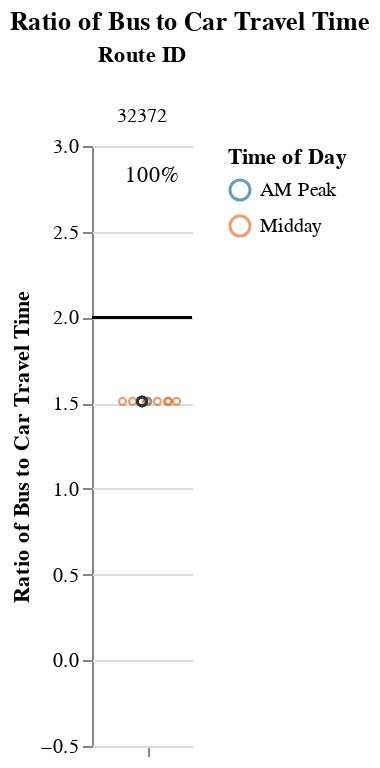
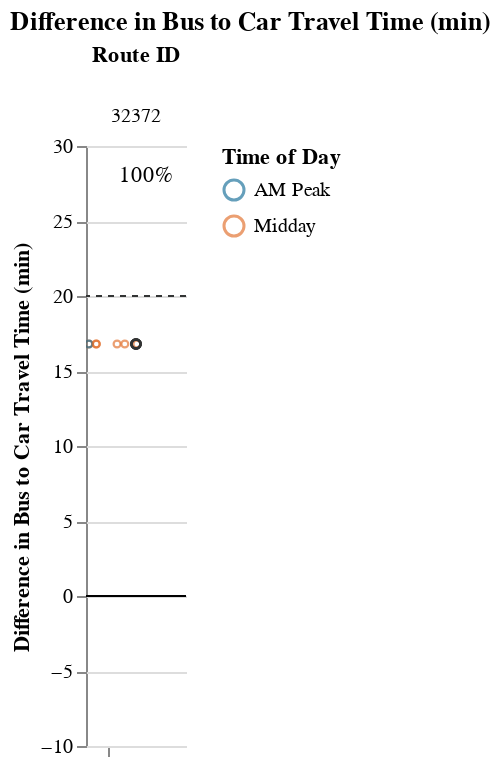

Notebook code for these charts, in order:
### Markdown cell above
## Viable Competitive Routes
### Short Routes (< 1 hr)

### Code cell
# Allow for possibility that operator doesn't have routes that fall into certain route_groups
# But, jupyterbook will not like markdown with f-string
# separate out route_group and put in each cell, and use try/except + if to display...
# but all 3 route groups must be displayed. just add sentence about why no routes were returned at the end
route_group = "short"
try:
    display_charts_for_route_group(df, route_group)
except:
    print("No routes meet this criteria.")

### Figure 1 — Vega-Lite specification as saved in the notebook (floating-point values rounded to 4 significant figures)
{"config": {"view": {"continuousWidth": 400, "continuousHeight": 300, "stroke": null}, "facet": {"spacing": 0}}, "data": {"name": "data-b8c51d848fb29a59907f112a77143031"}, "facet": {"column": {"field": "route_id", "sort": ["32372"], "title": "Route ID", "type": "nominal"}}, "spec": {"layer": [{"mark": "rule", "encoding": {"color": {"value": "black"}, "y": {"field": "cutoff", "type": "quantitative"}}, "selection": {"selector001": {"type": "interval", "bind": "scales", "encodings": ["x", "y"]}}}, {"mark": {"type": "point", "opacity": 0.65, "size": 12, "strokeWidth": 1.1}, "encoding": {"color": {"field": "time_of_day", "scale": {"range": ["#136C97", "#E16B26", "#F6BF16", "#00896B", "#7790A3", "#5B559C"]}, "sort": ["AM Peak", "Midday", "PM Peak", "Owl Service"], "title": "Time of Day", "type": "nominal"}, "tooltip": [{"field": "route_id", "type": "nominal"}, {"field": "route_name", "type": "nominal"}, {"field": "trip_id", "type": "nominal"}, {"field": "service_hours", "type": "quantitative"}, {"field": "car_duration_hours", "type": "quantitative"}, {"field": "bus_multiplier", "type": "quantitative"}, {"field": "bus_difference", "type": "quantitative"}, {"field": "num_trips", "type": "quantitative"}, {"field": "num_competitive", "type": "quantitative"}, {"field": "pct_trips_competitive", "type": "quantitative"}, {"field": "p25", "type": "quantitative"}, {"field": "p50", "type": "quantitative"}, {"field": "p75", "type": "quantitative"}], "x": {"axis": {"grid": false, "labels": false, "ticks": true, "values": [0]}, "field": "jitter", "scale": {}, "title": null, "type": "quantitative"}, "y": {"field": "bus_multiplier", "scale": {"domain": [-0.25, 3.0]}, "title": "Ratio of Bus to Car Travel Time", "type": "quantitative"}}, "transform": [{"calculate": "sqrt(-2*log(random()))*cos(2*PI*random())", "as": "jitter"}], "width": 50}, {"layer": [{"mark": {"type": "point", "opacity": 0.6, "size": 20, "strokeWidth": 1.3}, "encoding": {"color": {"value": "#323434"}, "y": {"field": "bus_multiplier", "type": "quantitative"}}, "transform": [{"filter": "(datum.p50_trip === 1)"}]}, {"mark": {"type": "text", "align": "center", "baseline": "middle"}, "encoding": {"color": {"value": "black"}, "text": {"field": "pct_trips_competitive", "format": ".0%", "type": "quantitative"}, "tooltip": [{"field": "route_id", "type": "nominal"}, {"field": "route_name", "type": "nominal"}, {"field": "trip_id", "type": "nominal"}, {"field": "service_hours", "type": "quantitative"}, {"field": "car_duration_hours", "type": "quantitative"}, {"field": "bus_multiplier", "type": "quantitative"}, {"field": "bus_difference", "type": "quantitative"}, {"field": "num_trips", "type": "quantitative"}, {"field": "num_competitive", "type": "quantitative"}, {"field": "pct_trips_competitive", "type": "quantitative"}, {"field": "p25", "type": "quantitative"}, {"field": "p50", "type": "quantitative"}, {"field": "p75", "type": "quantitative"}], "x": {"value": 30}, "y": {"value": 15}}, "transform": [{"calculate": "sqrt(-2*log(random()))*cos(2*PI*random())", "as": "jitter"}, {"filter": "(datum.fastest_trip === 1)"}]}]}]}, "resolve": {"scale": {"y": "shared"}}, "title": "Ratio of Bus to Car Travel Time", "$schema": "https://vega.github.io/schema/vega-lite/v4.17.0.json", "datasets": {"data-b8c51d848fb29a59907f112a77143031": [{"calitp_itp_id": 23, "trip_key": -495063191518700983, "trip_id": "t_1945294_b_33000_tn_5", "shape_id": "p_1303321", "route_id": "32372", "service_hours": 0.83, "trip_first_departure_ts": 46800, "trip_last_arrival_ts": 49800, "departure_hour": 13, "time_of_day": "Midday", "p25": 0.83, "p50": 0.83, "p75": 0.83, "p50_trip": 1, "fastest_trip": 0, "car_duration_hours": 0.55, "competitive_route": 1, "bus_multiplier": 1.51, "bus_difference": 16.8, "num_trips": 8, "num_competitive": 8, "pct_trips_competitive": 1.0, "bus_difference_spread": 0.0, "route_group": "short", "max_trip_hrs": 0.83, "max_trip_route_group": 0.83, "below_cutoff": 8, "pct_below_cutoff": 1.0, "name": "City of Auburn", "caltrans_district": "03 - Marysville", "drmt_organization_name": null, "route_name": "Auburn Loop", "cutoff2": 20, "cutoff": 2}, {"calitp_itp_id": 23, "trip_key": 3451147569583601527, "trip_id": "t_1945294_b_33000_tn_7", "shape_id": "p_1303321", "route_id": "32372", "service_hours": 0.83, "trip_first_departure_ts": 54000, "trip_last_arrival_ts": 57000, "departure_hour": 15, "time_of_day": "Midday", "p25": 0.83, "p50": 0.83, "p75": 0.83, "p50_trip": 1, "fastest_trip": 0, "car_duration_hours": 0.55, "competitive_route": 1, "bus_multiplier": 1.51, "bus_difference": 16.8, "num_trips": 8, "num_competitive": 8, "pct_trips_competitive": 1.0, "bus_difference_spread": 0.0, "route_group": "short", "max_trip_hrs": 0.83, "max_trip_route_group": 0.83, "below_cutoff": 8, "pct_below_cutoff": 1.0, "name": "City of Auburn", "caltrans_district": "03 - Marysville", "drmt_organization_name": null, "route_name": "Auburn Loop", "cutoff2": 20, "cutoff": 2}, {"calitp_itp_id": 23, "trip_key": 7840736089326840615, "trip_id": "t_1945294_b_33000_tn_3", "shape_id": "p_1303321", "route_id": "32372", "service_hours": 0.83, "trip_first_departure_ts": 39600, "trip_last_arrival_ts": 42600, "departure_hour": 11, "time_of_day": "Midday", "p25": 0.83, "p50": 0.83, "p75": 0.83, "p50_trip": 1, "fastest_trip": 0, "car_duration_hours": 0.55, "competitive_route": 1, "bus_multiplier": 1.51, "bus_difference": 16.8, "num_trips": 8, "num_competitive": 8, "pct_trips_competitive": 1.0, "bus_difference_spread": 0.0, "route_group": "short", "max_trip_hrs": 0.83, "max_trip_route_group": 0.83, "below_cutoff": 8, "pct_below_cutoff": 1.0, "name": "City of Auburn", "caltrans_district": "03 - Marysville", "drmt_organization_name": null, "route_name": "Auburn Loop", "cutoff2": 20, "cutoff": 2}, {"calitp_itp_id": 23, "trip_key": -5716356275589899007, "trip_id": "t_1945294_b_33000_tn_8", "shape_id": "p_1303321", "route_id": "32372", "service_hours": 0.83, "trip_first_departure_ts": 57600, "trip_last_arrival_ts": 60600, "departure_hour": 16, "time_of_day": "Midday", "p25": 0.83, "p50": 0.83, "p75": 0.83, "p50_trip": 1, "fastest_trip": 1, "car_duration_hours": 0.55, "competitive_route": 1, "bus_multiplier": 1.51, "bus_difference": 16.8, "num_trips": 8, "num_competitive": 8, "pct_trips_competitive": 1.0, "bus_difference_spread": 0.0, "route_group": "short", "max_trip_hrs": 0.83, "max_trip_route_group": 0.83, "below_cutoff": 8, "pct_below_cutoff": 1.0, "name": "City of Auburn", "caltrans_district": "03 - Marysville", "drmt_organization_name": null, "route_name": "Auburn Loop", "cutoff2": 20, "cutoff": 2}, {"calitp_itp_id": 23, "trip_key": -4267579611492000082, "trip_id": "t_1945294_b_33000_tn_1", "shape_id": "p_1303321", "route_id": "32372", "service_hours": 0.83, "trip_first_departure_ts": 32400, "trip_last_arrival_ts": 35400, "departure_hour": 9, "time_of_day": "AM Peak", "p25": 0.83, "p50": 0.83, "p75": 0.83, "p50_trip": 1, "fastest_trip": 0, "car_duration_hours": 0.55, "competitive_route": 1, "bus_multiplier": 1.51, "bus_difference": 16.8, "num_trips": 8, "num_competitive": 8, "pct_trips_competitive": 1.0, "bus_difference_spread": 0.0, "route_group": "short", "max_trip_hrs": 0.83, "max_trip_route_group": 0.83, "below_cutoff": 8, "pct_below_cutoff": 1.0, "name": "City of Auburn", "caltrans_district": "03 - Marysville", "drmt_organization_name": null, "route_name": "Auburn Loop", "cutoff2": 20, "cutoff": 2}, {"calitp_itp_id": 23, "trip_key": -5666021501102850209, "trip_id": "t_1945294_b_33000_tn_2", "shape_id": "p_1303321", "route_id": "32372", "service_hours": 0.83, "trip_first_departure_ts": 36000, "trip_last_arrival_ts": 39000, "departure_hour": 10, "time_of_day": "Midday", "p25": 0.83, "p50": 0.83, "p75": 0.83, "p50_trip": 1, "fastest_trip": 0, "car_duration_hours": 0.55, "competitive_route": 1, "bus_multiplier": 1.51, "bus_difference": 16.8, "num_trips": 8, "num_competitive": 8, "pct_trips_competitive": 1.0, "bus_difference_spread": 0.0, "route_group": "short", "max_trip_hrs": 0.83, "max_trip_route_group": 0.83, "below_cutoff": 8, "pct_below_cutoff": 1.0, "name": "City of Auburn", "caltrans_district": "03 - Marysville", "drmt_organization_name": null, "route_name": "Auburn Loop", "cutoff2": 20, "cutoff": 2}, {"calitp_itp_id": 23, "trip_key": -7428228111313824390, "trip_id": "t_1945294_b_33000_tn_6", "shape_id": "p_1303321", "route_id": "32372", "service_hours": 0.83, "trip_first_departure_ts": 50400, "trip_last_arrival_ts": 53400, "departure_hour": 14, "time_of_day": "Midday", "p25": 0.83, "p50": 0.83, "p75": 0.83, "p50_trip": 1, "fastest_trip": 0, "car_duration_hours": 0.55, "competitive_route": 1, "bus_multiplier": 1.51, "bus_difference": 16.8, "num_trips": 8, "num_competitive": 8, "pct_trips_competitive": 1.0, "bus_difference_spread": 0.0, "route_group": "short", "max_trip_hrs": 0.83, "max_trip_route_group": 0.83, "below_cutoff": 8, "pct_below_cutoff": 1.0, "name": "City of Auburn", "caltrans_district": "03 - Marysville", "drmt_organization_name": null, "route_name": "Auburn Loop", "cutoff2": 20, "cutoff": 2}, {"calitp_itp_id": 23, "trip_key": -1473489459558637396, "trip_id": "t_1945294_b_33000_tn_4", "shape_id": "p_1303321", "route_id": "32372", "service_hours": 0.83, "trip_first_departure_ts": 43200, "trip_last_arrival_ts": 46200, "departure_hour": 12, "time_of_day": "Midday", "p25": 0.83, "p50": 0.83, "p75": 0.83, "p50_trip": 1, "fastest_trip": 0, "car_duration_hours": 0.55, "competitive_route": 1, "bus_multiplier": 1.51, "bus_difference": 16.8, "num_trips": 8, "num_competitive": 8, "pct_trips_competitive": 1.0, "bus_difference_spread": 0.0, "route_group": "short", "max_trip_hrs": 0.83, "max_trip_route_group": 0.83, "below_cutoff": 8, "pct_below_cutoff": 1.0, "name": "City of Auburn", "caltrans_district": "03 - Marysville", "drmt_organization_name": null, "route_name": "Auburn Loop", "cutoff2": 20, "cutoff": 2}]}}

### Figure 2 — Vega-Lite specification as saved in the notebook (floating-point values rounded to 4 significant figures)
{"config": {"view": {"continuousWidth": 400, "continuousHeight": 300, "stroke": null}, "facet": {"spacing": 0}}, "data": {"name": "data-f7a39a42850eb5f51bb37ec5b0b44e49"}, "facet": {"column": {"field": "route_id", "sort": ["32372"], "title": "Route ID", "type": "nominal"}}, "spec": {"layer": [{"mark": "rule", "encoding": {"color": {"value": "black"}, "y": {"field": "cutoff", "type": "quantitative"}}, "selection": {"selector002": {"type": "interval", "bind": "scales", "encodings": ["x", "y"]}}}, {"mark": {"type": "rule", "strokeDash": [3, 3]}, "encoding": {"color": {"value": "#323434"}, "y": {"field": "cutoff2", "type": "quantitative"}}}, {"mark": {"type": "point", "opacity": 0.65, "size": 12, "strokeWidth": 1.1}, "encoding": {"color": {"field": "time_of_day", "scale": {"range": ["#136C97", "#E16B26", "#F6BF16", "#00896B", "#7790A3", "#5B559C"]}, "sort": ["AM Peak", "Midday", "PM Peak", "Owl Service"], "title": "Time of Day", "type": "nominal"}, "tooltip": [{"field": "route_id", "type": "nominal"}, {"field": "route_name", "type": "nominal"}, {"field": "trip_id", "type": "nominal"}, {"field": "service_hours", "type": "quantitative"}, {"field": "car_duration_hours", "type": "quantitative"}, {"field": "bus_multiplier", "type": "quantitative"}, {"field": "bus_difference", "type": "quantitative"}, {"field": "num_trips", "type": "quantitative"}, {"field": "num_competitive", "type": "quantitative"}, {"field": "pct_trips_competitive", "type": "quantitative"}, {"field": "p25", "type": "quantitative"}, {"field": "p50", "type": "quantitative"}, {"field": "p75", "type": "quantitative"}], "x": {"axis": {"grid": false, "labels": false, "ticks": true, "values": [0]}, "field": "jitter", "scale": {}, "title": null, "type": "quantitative"}, "y": {"field": "bus_difference", "scale": {"domain": [-5, 25.0]}, "title": "Difference in Bus to Car Travel Time (min)", "type": "quantitative"}}, "transform": [{"calculate": "sqrt(-2*log(random()))*cos(2*PI*random())", "as": "jitter"}], "width": 50}, {"layer": [{"mark": {"type": "point", "opacity": 0.6, "size": 20, "strokeWidth": 1.3}, "encoding": {"color": {"value": "#323434"}, "y": {"field": "bus_difference", "type": "quantitative"}}, "transform": [{"filter": "(datum.p50_trip === 1)"}]}, {"mark": {"type": "text", "align": "center", "baseline": "middle"}, "encoding": {"color": {"value": "black"}, "text": {"field": "pct_trips_competitive", "format": ".0%", "type": "quantitative"}, "tooltip": [{"field": "route_id", "type": "nominal"}, {"field": "route_name", "type": "nominal"}, {"field": "trip_id", "type": "nominal"}, {"field": "service_hours", "type": "quantitative"}, {"field": "car_duration_hours", "type": "quantitative"}, {"field": "bus_multiplier", "type": "quantitative"}, {"field": "bus_difference", "type": "quantitative"}, {"field": "num_trips", "type": "quantitative"}, {"field": "num_competitive", "type": "quantitative"}, {"field": "pct_trips_competitive", "type": "quantitative"}, {"field": "p25", "type": "quantitative"}, {"field": "p50", "type": "quantitative"}, {"field": "p75", "type": "quantitative"}], "x": {"value": 30}, "y": {"value": 15}}, "transform": [{"calculate": "sqrt(-2*log(random()))*cos(2*PI*random())", "as": "jitter"}, {"filter": "(datum.fastest_trip === 1)"}]}]}]}, "resolve": {"scale": {"y": "shared"}}, "title": "Difference in Bus to Car Travel Time (min)", "$schema": "https://vega.github.io/schema/vega-lite/v4.17.0.json", "datasets": {"data-f7a39a42850eb5f51bb37ec5b0b44e49": [{"calitp_itp_id": 23, "trip_key": -495063191518700983, "trip_id": "t_1945294_b_33000_tn_5", "shape_id": "p_1303321", "route_id": "32372", "service_hours": 0.83, "trip_first_departure_ts": 46800, "trip_last_arrival_ts": 49800, "departure_hour": 13, "time_of_day": "Midday", "p25": 0.83, "p50": 0.83, "p75": 0.83, "p50_trip": 1, "fastest_trip": 0, "car_duration_hours": 0.55, "competitive_route": 1, "bus_multiplier": 1.51, "bus_difference": 16.8, "num_trips": 8, "num_competitive": 8, "pct_trips_competitive": 1.0, "bus_difference_spread": 0.0, "route_group": "short", "max_trip_hrs": 0.83, "max_trip_route_group": 0.83, "below_cutoff": 8, "pct_below_cutoff": 1.0, "name": "City of Auburn", "caltrans_district": "03 - Marysville", "drmt_organization_name": null, "route_name": "Auburn Loop", "cutoff2": 20, "cutoff": 0}, {"calitp_itp_id": 23, "trip_key": 3451147569583601527, "trip_id": "t_1945294_b_33000_tn_7", "shape_id": "p_1303321", "route_id": "32372", "service_hours": 0.83, "trip_first_departure_ts": 54000, "trip_last_arrival_ts": 57000, "departure_hour": 15, "time_of_day": "Midday", "p25": 0.83, "p50": 0.83, "p75": 0.83, "p50_trip": 1, "fastest_trip": 0, "car_duration_hours": 0.55, "competitive_route": 1, "bus_multiplier": 1.51, "bus_difference": 16.8, "num_trips": 8, "num_competitive": 8, "pct_trips_competitive": 1.0, "bus_difference_spread": 0.0, "route_group": "short", "max_trip_hrs": 0.83, "max_trip_route_group": 0.83, "below_cutoff": 8, "pct_below_cutoff": 1.0, "name": "City of Auburn", "caltrans_district": "03 - Marysville", "drmt_organization_name": null, "route_name": "Auburn Loop", "cutoff2": 20, "cutoff": 0}, {"calitp_itp_id": 23, "trip_key": 7840736089326840615, "trip_id": "t_1945294_b_33000_tn_3", "shape_id": "p_1303321", "route_id": "32372", "service_hours": 0.83, "trip_first_departure_ts": 39600, "trip_last_arrival_ts": 42600, "departure_hour": 11, "time_of_day": "Midday", "p25": 0.83, "p50": 0.83, "p75": 0.83, "p50_trip": 1, "fastest_trip": 0, "car_duration_hours": 0.55, "competitive_route": 1, "bus_multiplier": 1.51, "bus_difference": 16.8, "num_trips": 8, "num_competitive": 8, "pct_trips_competitive": 1.0, "bus_difference_spread": 0.0, "route_group": "short", "max_trip_hrs": 0.83, "max_trip_route_group": 0.83, "below_cutoff": 8, "pct_below_cutoff": 1.0, "name": "City of Auburn", "caltrans_district": "03 - Marysville", "drmt_organization_name": null, "route_name": "Auburn Loop", "cutoff2": 20, "cutoff": 0}, {"calitp_itp_id": 23, "trip_key": -5716356275589899007, "trip_id": "t_1945294_b_33000_tn_8", "shape_id": "p_1303321", "route_id": "32372", "service_hours": 0.83, "trip_first_departure_ts": 57600, "trip_last_arrival_ts": 60600, "departure_hour": 16, "time_of_day": "Midday", "p25": 0.83, "p50": 0.83, "p75": 0.83, "p50_trip": 1, "fastest_trip": 1, "car_duration_hours": 0.55, "competitive_route": 1, "bus_multiplier": 1.51, "bus_difference": 16.8, "num_trips": 8, "num_competitive": 8, "pct_trips_competitive": 1.0, "bus_difference_spread": 0.0, "route_group": "short", "max_trip_hrs": 0.83, "max_trip_route_group": 0.83, "below_cutoff": 8, "pct_below_cutoff": 1.0, "name": "City of Auburn", "caltrans_district": "03 - Marysville", "drmt_organization_name": null, "route_name": "Auburn Loop", "cutoff2": 20, "cutoff": 0}, {"calitp_itp_id": 23, "trip_key": -4267579611492000082, "trip_id": "t_1945294_b_33000_tn_1", "shape_id": "p_1303321", "route_id": "32372", "service_hours": 0.83, "trip_first_departure_ts": 32400, "trip_last_arrival_ts": 35400, "departure_hour": 9, "time_of_day": "AM Peak", "p25": 0.83, "p50": 0.83, "p75": 0.83, "p50_trip": 1, "fastest_trip": 0, "car_duration_hours": 0.55, "competitive_route": 1, "bus_multiplier": 1.51, "bus_difference": 16.8, "num_trips": 8, "num_competitive": 8, "pct_trips_competitive": 1.0, "bus_difference_spread": 0.0, "route_group": "short", "max_trip_hrs": 0.83, "max_trip_route_group": 0.83, "below_cutoff": 8, "pct_below_cutoff": 1.0, "name": "City of Auburn", "caltrans_district": "03 - Marysville", "drmt_organization_name": null, "route_name": "Auburn Loop", "cutoff2": 20, "cutoff": 0}, {"calitp_itp_id": 23, "trip_key": -5666021501102850209, "trip_id": "t_1945294_b_33000_tn_2", "shape_id": "p_1303321", "route_id": "32372", "service_hours": 0.83, "trip_first_departure_ts": 36000, "trip_last_arrival_ts": 39000, "departure_hour": 10, "time_of_day": "Midday", "p25": 0.83, "p50": 0.83, "p75": 0.83, "p50_trip": 1, "fastest_trip": 0, "car_duration_hours": 0.55, "competitive_route": 1, "bus_multiplier": 1.51, "bus_difference": 16.8, "num_trips": 8, "num_competitive": 8, "pct_trips_competitive": 1.0, "bus_difference_spread": 0.0, "route_group": "short", "max_trip_hrs": 0.83, "max_trip_route_group": 0.83, "below_cutoff": 8, "pct_below_cutoff": 1.0, "name": "City of Auburn", "caltrans_district": "03 - Marysville", "drmt_organization_name": null, "route_name": "Auburn Loop", "cutoff2": 20, "cutoff": 0}, {"calitp_itp_id": 23, "trip_key": -7428228111313824390, "trip_id": "t_1945294_b_33000_tn_6", "shape_id": "p_1303321", "route_id": "32372", "service_hours": 0.83, "trip_first_departure_ts": 50400, "trip_last_arrival_ts": 53400, "departure_hour": 14, "time_of_day": "Midday", "p25": 0.83, "p50": 0.83, "p75": 0.83, "p50_trip": 1, "fastest_trip": 0, "car_duration_hours": 0.55, "competitive_route": 1, "bus_multiplier": 1.51, "bus_difference": 16.8, "num_trips": 8, "num_competitive": 8, "pct_trips_competitive": 1.0, "bus_difference_spread": 0.0, "route_group": "short", "max_trip_hrs": 0.83, "max_trip_route_group": 0.83, "below_cutoff": 8, "pct_below_cutoff": 1.0, "name": "City of Auburn", "caltrans_district": "03 - Marysville", "drmt_organization_name": null, "route_name": "Auburn Loop", "cutoff2": 20, "cutoff": 0}, {"calitp_itp_id": 23, "trip_key": -1473489459558637396, "trip_id": "t_1945294_b_33000_tn_4", "shape_id": "p_1303321", "route_id": "32372", "service_hours": 0.83, "trip_first_departure_ts": 43200, "trip_last_arrival_ts": 46200, "departure_hour": 12, "time_of_day": "Midday", "p25": 0.83, "p50": 0.83, "p75": 0.83, "p50_trip": 1, "fastest_trip": 0, "car_duration_hours": 0.55, "competitive_route": 1, "bus_multiplier": 1.51, "bus_difference": 16.8, "num_trips": 8, "num_competitive": 8, "pct_trips_competitive": 1.0, "bus_difference_spread": 0.0, "route_group": "short", "max_trip_hrs": 0.83, "max_trip_route_group": 0.83, "below_cutoff": 8, "pct_below_cutoff": 1.0, "name": "City of Auburn", "caltrans_district": "03 - Marysville", "drmt_organization_name": null, "route_name": "Auburn Loop", "cutoff2": 20, "cutoff": 0}]}}
